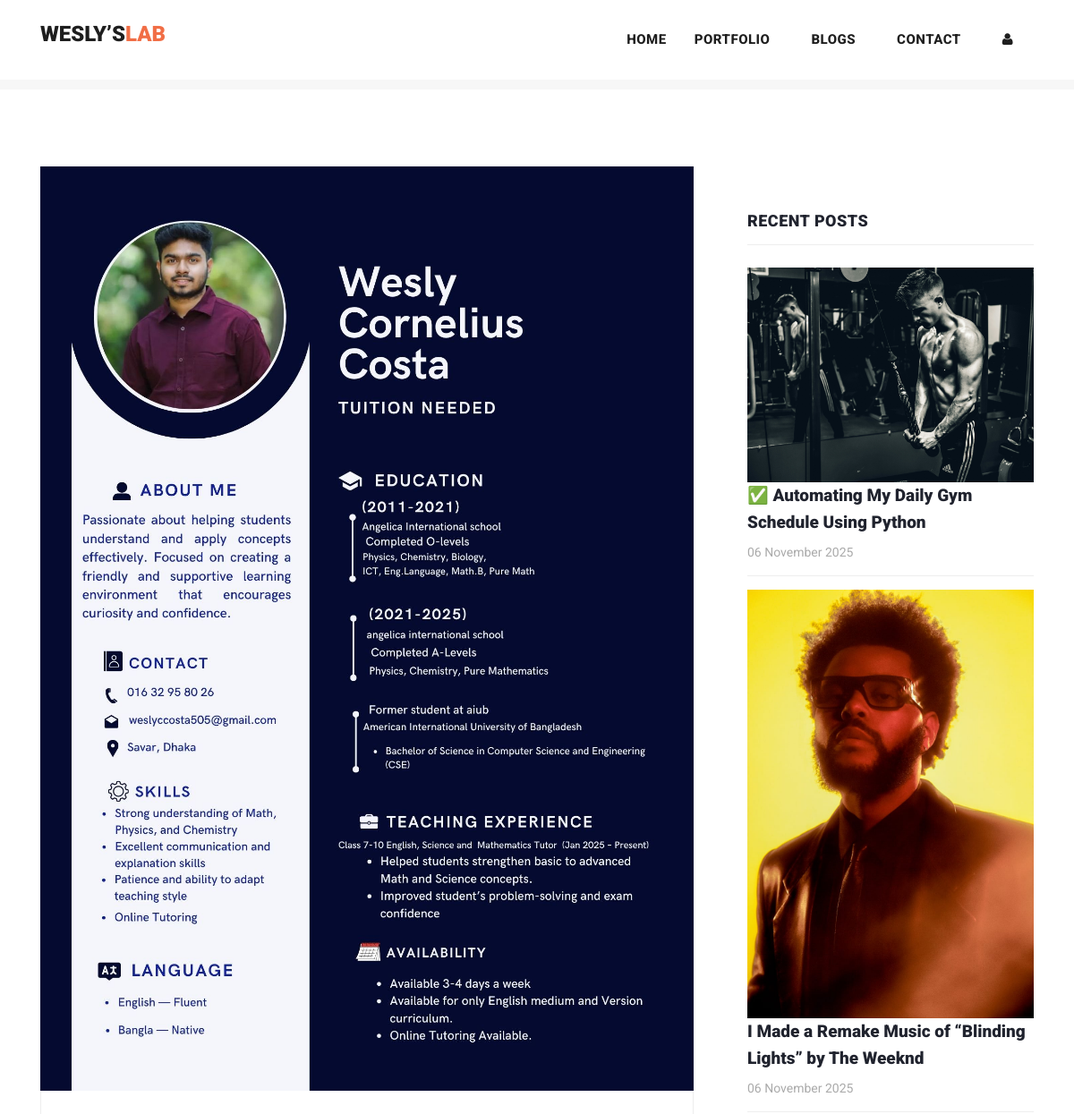
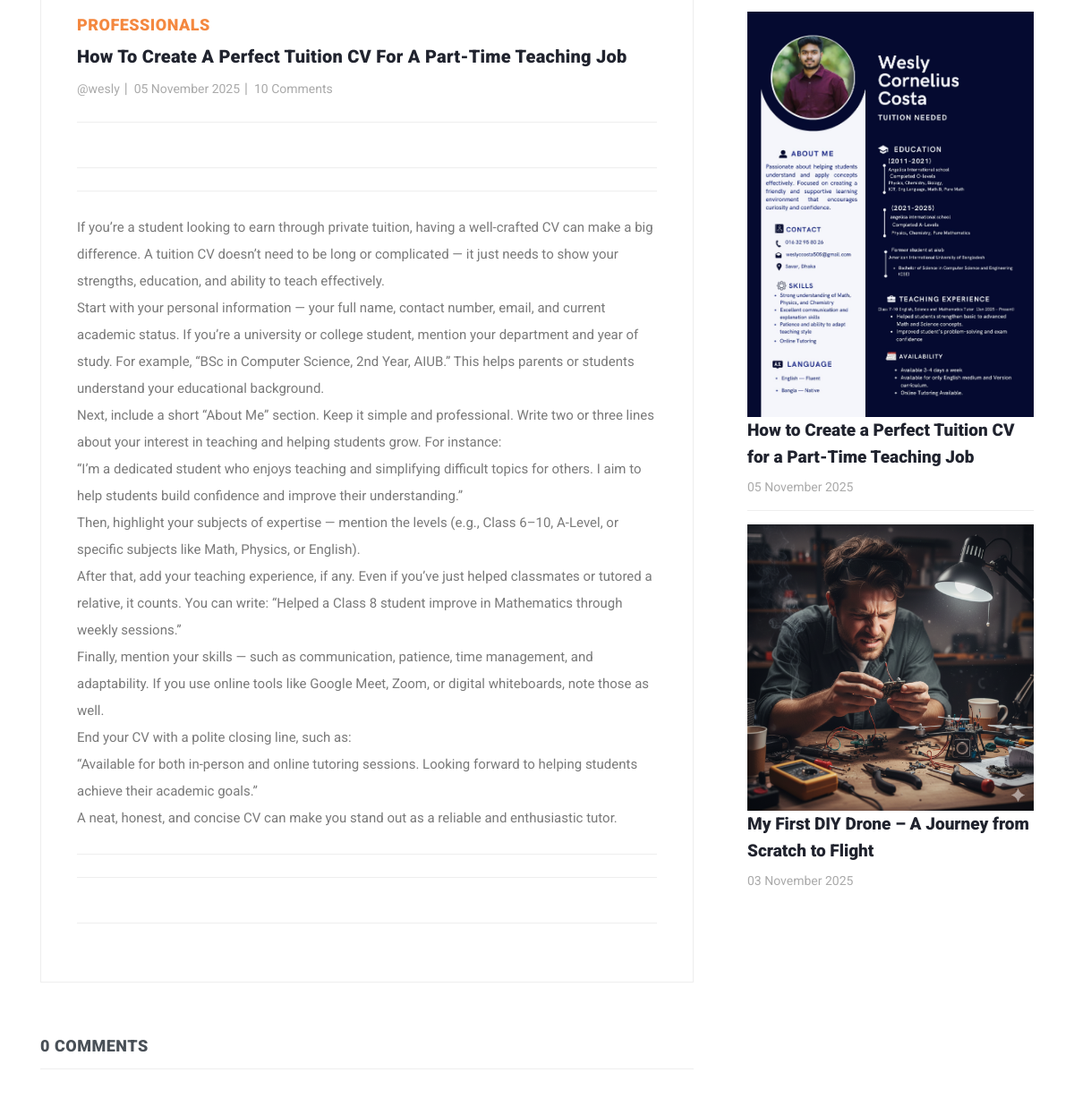
Page /post/26 (upper part) on the earlier database version (2 pictures, top to bottom).
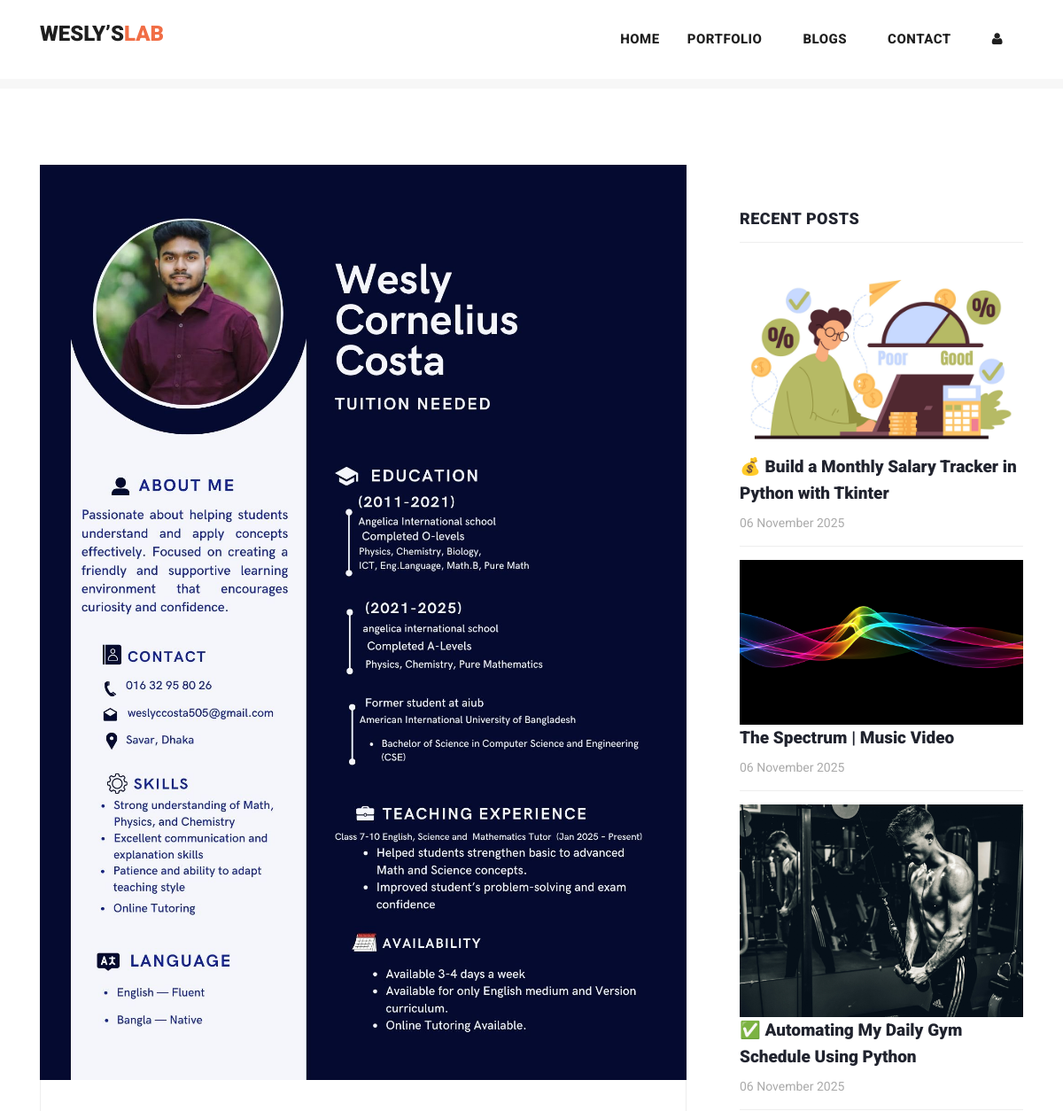
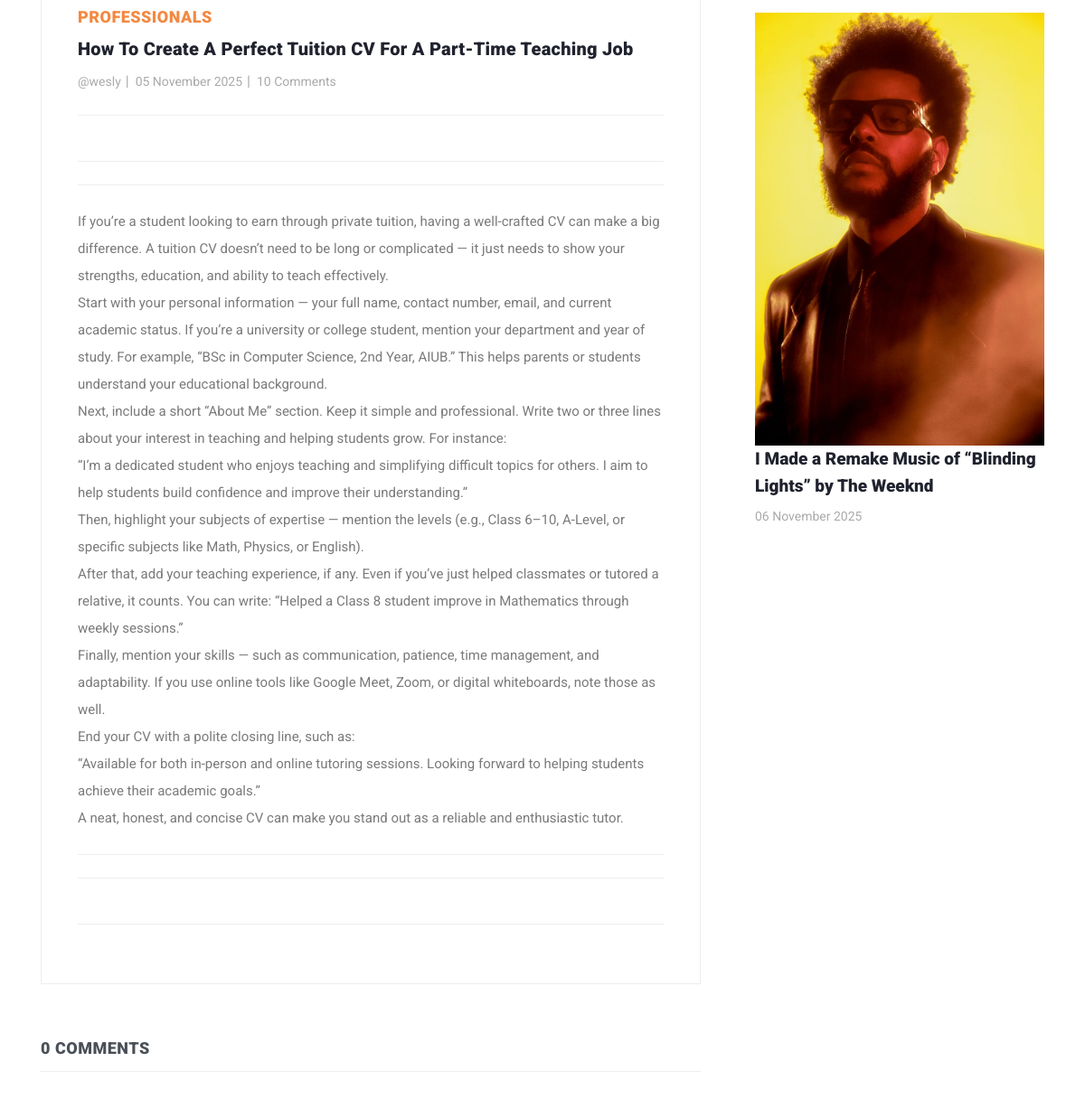
Same page on the later database version (2 pictures, top to bottom).
### myapp/models.py (models this page shows, shortened)
class Post(models.Model):
    postname = models.CharField(max_length=600)
    category = models.CharField(max_length=600)
    image = models.ImageField(upload_to='images/posts',blank=True,null=True)
    content = models.CharField(max_length=100000)
    time = models.CharField(default=time,max_length=100, blank=True)
    likes = models.IntegerField(null=True,blank=True,default=0)
    user = models.ForeignKey(User,on_delete=models.CASCADE)

### myapp/views.py (the view)
# urls.py: path("post/<int:id>",views.post,name="post"),
def post(request,id):
    post = Post.objects.get(id=id)
    return render(request,"post-details.html",{
        "user":request.user,
        'post':Post.objects.get(id=id),
        'recent_posts':Post.objects.all().order_by("-id"),
        'media_url':settings.MEDIA_URL,
        'comments':Comment.objects.filter(post_id = post.id),
        'total_comments': len(Comment.objects.filter(post_id = post.id))
    })

### templates/post-details.html (shortened to what this page needs)
{% load static %}
<!DOCTYPE html>
<html lang="en">
<head>
  <link href="https://cdn.jsdelivr.net/npm/bootstrap@5.3.0-alpha3/dist/css/bootstrap.min.css" rel="stylesheet"
>
  <link href="{% static 'vendor/bootstrap/css/bootstrap.min.css' %}" rel="stylesheet">
  <link rel="stylesheet" href="{% static 'assets/css/fontawesome.css' %}">
  <link rel="stylesheet" href="{% static 'assets/css/templatemo-stand-blog.css' %}">
  <link rel="stylesheet" href="{% static 'assets/css/owl.css' %}">
</head>
<body>
  {%include 'header.html'%}
  <section class="blog-posts grid-system">
    <div class="container">
      <div class="row">
        <div class="col-lg-8">
          <div class="all-blog-posts">
            <div class="row">
              <div class="col-lg-12">
                <div class="blog-post">
                  <div class="blog-thumb">
                    <img src="{{media_url}}{{post.image}}" alt="post_image">
                  </div>
                  <div class="down-content">
                    <span>{{post.category}}</span>
                    <a>
                      <h4>{{post.postname}}</h4>
                    </a>
                    <ul class="post-info">
                      <li><a href="#">{{post.user}}</a></li>
                      <li><a href="#">{{post.time}}</a></li>
                      <li><a href="#">10 Comments</a></li>
                    </ul>
                    <p>{{ post.content|linebreaks }}</p>
                  </div>
                </div>
              </div>
              <div class="col-lg-12">
                <div class="sidebar-item comments">
                  <div class="sidebar-heading">
                    <h2 class="text-dark-emphasis">{{total_comments}} comments</h2>
                  </div>
                </div>
              </div>
            </div>
          </div>
        </div>
        <div class="col-lg-4">
          <div class="sidebar">
            <div class="row">
              <div class="col-lg-12">
                <div class="sidebar-item recent-posts">
                  <div class="sidebar-heading">
                    <h2>Recent Posts</h2>
                  </div>
                  <div class="content">
                    <ul>
                      {% for post in recent_posts|slice:"0:4" %}
                      <li>
                        <img src="{{media_url}}{{post.image}}" class="img-fluid" alt="">
                        <a href="post-details.html">
                          <a href="{% url 'post' post.id %}" class="text-decoration-none text-dark">
                            <h5>{{post.postname}}</h5>
                          </a>
                          <span>{{post.time}}</span>
                        </a>
                      </li>
                      {% endfor %}
                    </ul>
                  </div>
                </div>
              </div>
            </div>
          </div>
        </div>
      </div>
    </div>
  </section>
</body>
</html>

Differences in the rows shown:
no longer on one of the page's lists (row unchanged): Post: postname "How to Create a Perfect Tuition CV for a Part-Time Teaching Job", time "05 November 2025"
no longer on this page (row unchanged): Post: image (picture), postname "My First DIY Drone – A Journey from Scratch to Flight", time "03 November 2025"
added Post: image (picture), postname "💰 Build a Monthly Salary Tracker in Python with Tkinter", time "06 November 2025"
added Post: image (picture), postname "The Spectrum | Music Video", time "06 November 2025"
